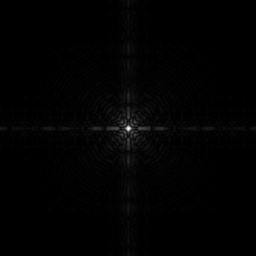
#> input picture PhepToanMienKhongGian/log.tif, 256 x 256 px, found by its file name
$ python Chuyen_Doi_Logarit.py
#> lines starting #> are read from the running program, lines starting #| are printed output that depends on the picture
import cv2 as cv
import matplotlib.pyplot as plt

# Hàm thực hiện chuyển đổi logarit
def Chuyen_doi_logarit(img, c):
    return float(c) * cv.log(1.0 + img)

# Hàm để hiển thị ảnh gốc và ảnh sau khi chuyển đổi bằng logarit
def show_Chuyen_doi_logarit():
    # Tạo một figure với kích thước 16x9
    fig = plt.figure(figsize=(16, 9))
    # Tạo hai vùng con
    ax1, ax2 = fig.subplots(1, 2)

    # Đọc ảnh đầu vào
    img = cv.imread('PhepToanMienKhongGian/log.tif')
#> img is the input picture: shape (256, 256, 3); min 0, max 255, mean 2.1
    # Hiển thị ảnh gốc
    ax1.imshow(img, cmap='gray')
    ax1.set_title("Ảnh gốc")

    # Thực hiện chuyển đổi logarit và hiển thị ảnh kết quả
    y = Chuyen_doi_logarit(img, 2)
#> in Chuyen_doi_logarit, `return float(c) * cv.log(1.0 + img)`:
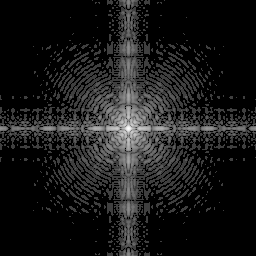
#> returned value: shape (256, 256, 3) float64; min 0, max 11.09, mean 1.12; drawn with min black and max white
    ax2.imshow(y, cmap='gray')
    ax2.set_title("Chuyển đổi bằng hàm Logarit")
    plt.show()
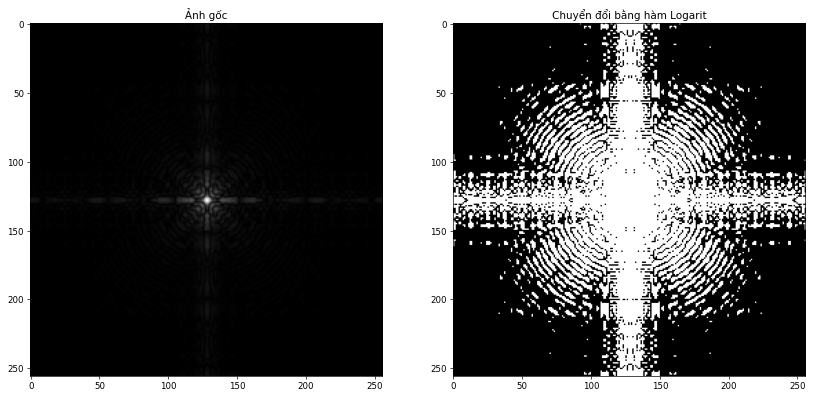
#> figure drawn by matplotlib, 2 panels

# Hàm main
if __name__ == '__main__':
    show_Chuyen_doi_logarit()
